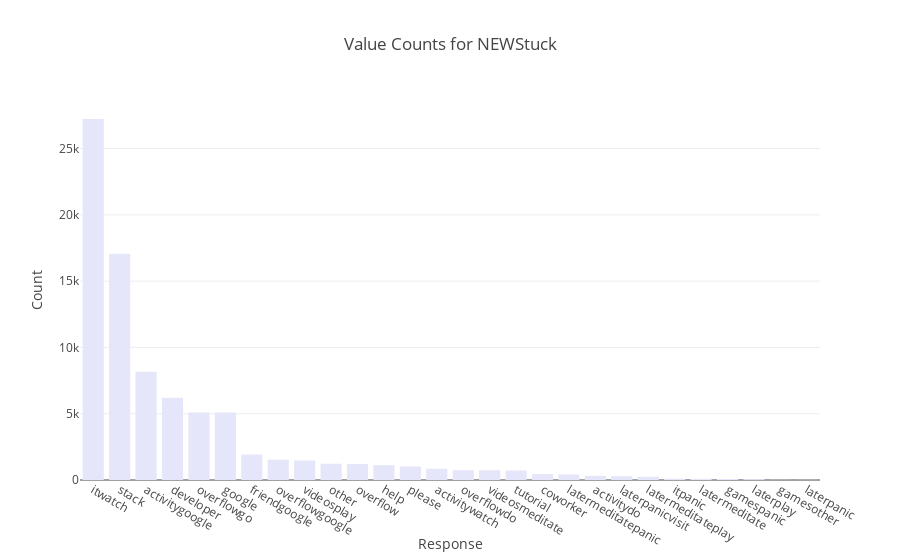

The cell this chart's notebook holds for it:
### Markdown cell above
## Graphs

### Code cell
fig=plot_value_counts_plotly(df2021,'NEWStuck')
fig.show()

### Figure 1 — Plotly figure (JSON) as saved in the notebook; plotly's stock layout.template omitted (floating-point values rounded to 4 significant figures)
{"data": [{"marker": {"color": "lavender"}, "type": "bar", "x": ["itwatch", "stack", "activitygoogle", "developer", "overflowgo", "google", "friendgoogle", "overflowgoogle", "videosplay", "other", "overflow", "help", "please", "activitywatch", "overflowdo", "videosmeditate", "tutorial", "coworker", "latermeditatepanic", "activitydo", "laterpanicvisit", "latermeditateplay", "itpanic", "latermeditate", "gamespanic", "laterplay", "gamesother", "laterpanic"], "y": [27230, 17074, 8163, 6206, 5087, 5085, 1918, 1532, 1470, 1229, 1199, 1117, 1016, 848, 737, 736, 716, 447, 417, 311, 288, 248, 103, 94, 75, 63, 15, 11]}], "layout": {"title": {"text": "Value Counts for NEWStuck"}, "xaxis": {"title": {"text": "Response"}}, "yaxis": {"title": {"text": "Count"}}}}
